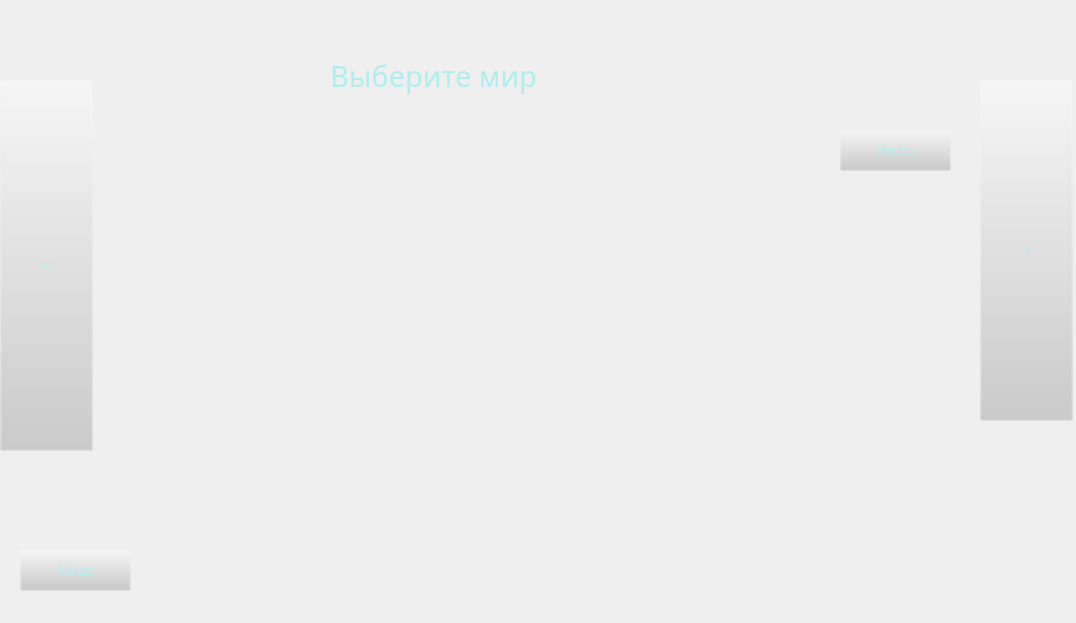
<?xml version="1.0" encoding="UTF-8"?>
<ui version="4.0">
 <class>Form</class>
 <widget class="QWidget" name="Form">
  <property name="enabled">
   <bool>true</bool>
  </property>
  <property name="geometry">
   <rect>
    <x>0</x>
    <y>0</y>
    <width>1076</width>
    <height>623</height>
   </rect>
  </property>
  <property name="windowTitle">
   <string>Form</string>
  </property>
  <widget class="QPushButton" name="back_button">
   <property name="geometry">
    <rect>
     <x>20</x>
     <y>550</y>
     <width>111</width>
     <height>41</height>
    </rect>
   </property>
   <property name="styleSheet">
    <string notr="true">font: 22pt &quot;Berlin Sans FB&quot;; color: rgb(175,238,238);
background-color: rgb(204, 204, 204, 0);</string>
   </property>
   <property name="text">
    <string>Назад</string>
   </property>
  </widget>
  <widget class="QLabel" name="label_zag">
   <property name="geometry">
    <rect>
     <x>330</x>
     <y>30</y>
     <width>471</width>
     <height>91</height>
    </rect>
   </property>
   <property name="font">
    <font>
     <family>Berlin Sans FB</family>
     <pointsize>22</pointsize>
     <weight>50</weight>
     <italic>false</italic>
     <bold>false</bold>
    </font>
   </property>
   <property name="styleSheet">
    <string notr="true">font: 22pt &quot;Berlin Sans FB&quot;; color: rgb(175,238,238);</string>
   </property>
   <property name="text">
    <string>Выберите мир</string>
   </property>
  </widget>
  <widget class="QPushButton" name="pushvper">
   <property name="geometry">
    <rect>
     <x>980</x>
     <y>80</y>
     <width>93</width>
     <height>341</height>
    </rect>
   </property>
   <property name="styleSheet">
    <string notr="true">font: 42pt &quot;Berlin Sans FB&quot;; color: rgb(175,238,238);
background-color: rgb(204, 204, 204, 0);</string>
   </property>
   <property name="text">
    <string>&gt;</string>
   </property>
  </widget>
  <widget class="QPushButton" name="pushnaz">
   <property name="geometry">
    <rect>
     <x>0</x>
     <y>80</y>
     <width>93</width>
     <height>371</height>
    </rect>
   </property>
   <property name="styleSheet">
    <string notr="true">font: 42pt &quot;Berlin Sans FB&quot;; color: rgb(175,238,238);
background-color: rgb(204, 204, 204, 0);</string>
   </property>
   <property name="text">
    <string>&lt;</string>
   </property>
  </widget>
  <widget class="QPushButton" name="push_start">
   <property name="geometry">
    <rect>
     <x>840</x>
     <y>130</y>
     <width>111</width>
     <height>41</height>
    </rect>
   </property>
   <property name="styleSheet">
    <string notr="true">font: 16pt &quot;Berlin Sans FB&quot;; color: rgb(175,238,238);
background-color: rgb(204, 204, 204, 0);</string>
   </property>
   <property name="text">
    <string>Играть</string>
   </property>
  </widget>
  <widget class="QLabel" name="label_info">
   <property name="geometry">
    <rect>
     <x>120</x>
     <y>120</y>
     <width>711</width>
     <height>51</height>
    </rect>
   </property>
   <property name="text">
    <string/>
   </property>
  </widget>
 </widget>
 <resources/>
 <connections/>
</ui>
